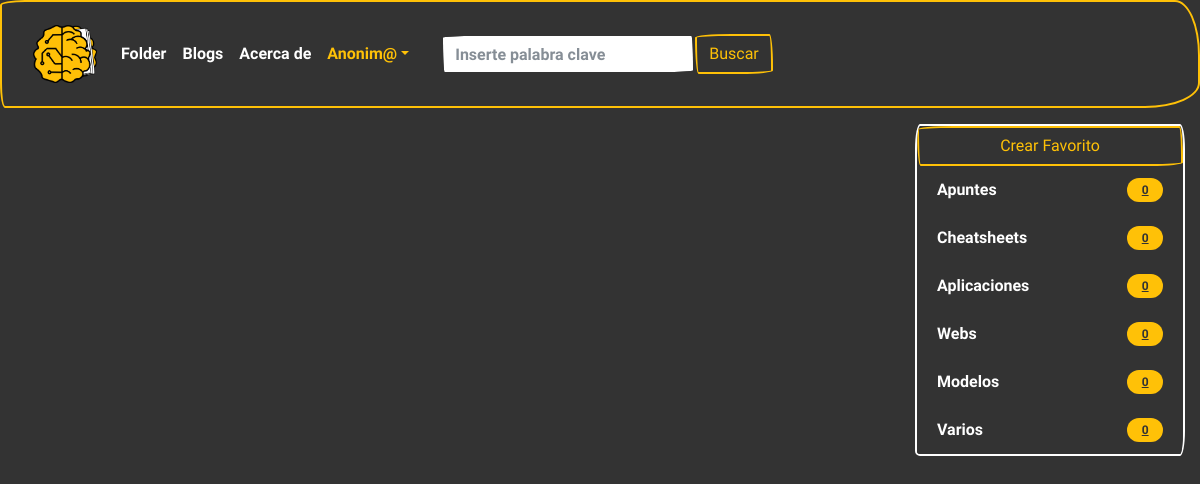
The app's page /, older data.
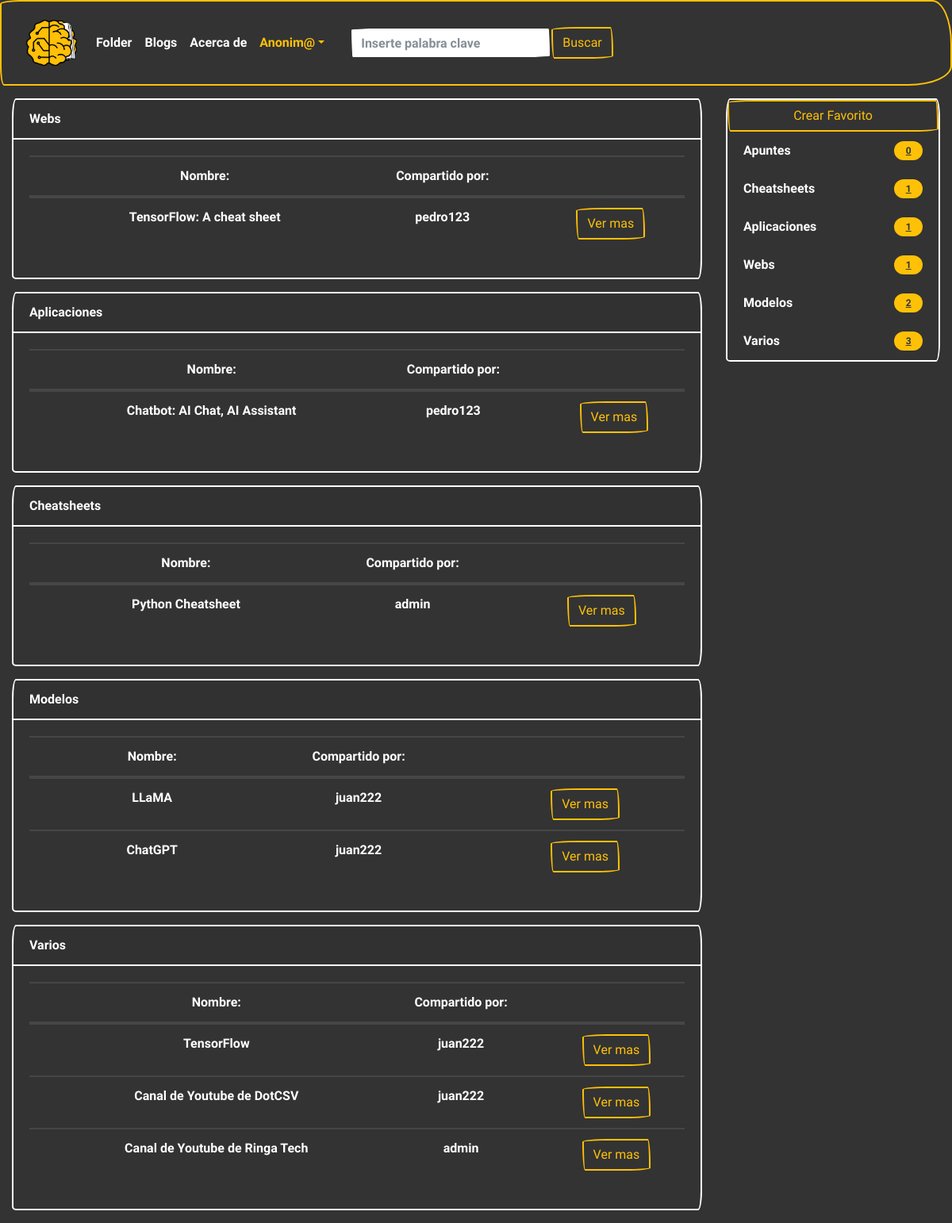
The same page, newer data.
### folder/models.py (models this page shows, shortened)
class Fav(models.Model):
    nombre = models.CharField(max_length=100)
    tipo = models.CharField(
        max_length=20,
        choices=OPCIONES_TIPOS,
        default='Aplicacion'
    )
    descripcion = models.TextField(max_length=1000, default="")
    claves = models.CharField(max_length=100)
    url = models.URLField(max_length=250)
    user = models.ForeignKey(User, on_delete=models.CASCADE)
    imagen = models.URLField(max_length=250, default="")

### folder/views.py (the view)
# urls.py: path('', views.explore, name='explore'),
def explore(request):
    favs = Fav.objects.all()
    cheatsheets = favs.filter(tipo__icontains="CheatSheet")
    cantidad_cheatsheets = cheatsheets.count()
    webs = favs.filter(tipo__icontains="Web")
    cantidad_webs = webs.count()
    aplicaciones = favs.filter(tipo__icontains="Aplicacion")
    cantidad_aplicaciones = aplicaciones.count()
    apuntes = favs.filter(tipo__icontains="Apunte")
    cantidad_apuntes = apuntes.count()
    modelos = favs.filter(tipo__icontains="Modelo")
    cantidad_modelos = modelos.count()
    varios = favs.filter(tipo__icontains="Varios")
    cantidad_varios = varios.count()
    return render(request, 'explore.html', {"cheatsheets": cheatsheets, 'cantidad_cheatsheets': cantidad_cheatsheets, 'webs': webs, 'cantidad_webs': cantidad_webs, 'aplicaciones': aplicaciones, 'cantidad_aplicaciones': cantidad_aplicaciones, 'apuntes': apuntes, 'cantidad_apuntes': cantidad_apuntes, 'modelos': modelos, 'cantidad_modelos': cantidad_modelos, 'varios': varios, 'cantidad_varios': cantidad_varios})

### templates/explore.html (shortened to what this page needs)
{% extends "base.html" %}
{% load static %}
{% block contenido %}
<div class="container-fluid" style="width: 100%">
    <div class="row">
        <div class="col-lg-9 col-sm-12">
            {% if webs %}
            <div class="card border-white bg-primary text-white mb-3 justify-content-center">
                <div class="card-header">Webs</div>
                <div class="card-body">
                    <table class="table  table-fluid  table-dark">
                        <thead>
                            <tr>
                                <th scope="col" class="text-center"></th>
                                <th scope="col" class="text-center">Nombre:</th>
                                <th scope="col" class="text-center">Compartido por:</th>
                                <th scope="col" class="text-center"></th>
                            </tr>
                        </thead>
                        <tbody>
                            {% for web in webs %}
                            <tr>
                                <td class="text-center">
                                </td>
                                <td class="text-center">{{web.nombre}}</td>
                                <td class="text-center">{{web.user}}</td>
                                <td class="text-center">
                                    <a class='btn btn-outline-warning' href="{%url 'detail_fav' web.id %}">Ver
                                        mas</a>
                                </td>
                            </tr>
                            {% endfor %}
                        </tbody>
                    </table>
                </div>
            </div>
            {% endif %}
            {% if aplicaciones %}
            <div class="card border-white bg-primary text-white mb-3  justify-content-center">
                <div class="card-header">Aplicaciones</div>
                <div class="card-body">
                    <table class="table  table-fluid table-dark">
                        <thead>
                            <tr>
                                <th scope="col" class="text-center"></th>
                                <th scope="col" class="text-center">Nombre:</th>
                                <th scope="col" class="text-center">Compartido por:</th>
                                <th scope="col" class="text-center"></th>
                            </tr>
                        </thead>
                        <tbody>
                            {% for aplicacion in aplicaciones %}
                            <tr>
                                <td class="text-center">
                                </td>
                                <td class="text-center">{{aplicacion.nombre}}</td>
                                <td class="text-center">{{aplicacion.user}}</td>
                                <td class="text-center">
                                    <a class='btn btn-outline-warning' href="{%url 'detail_fav' aplicacion.id %}">Ver
                                        mas</a>
                                </td>
                            </tr>
                            {% endfor %}
                        </tbody>
                    </table>
                </div>
            </div>
            {% endif %}
            {% if cheatsheets %}
            <div class="card border-white bg-primary text-white mb-3  justify-content-center">
                <div id='cheatsheets' class="card-header">Cheatsheets</div>
                <div class="card-body">
                    <table class="table  table-fluid table-dark">
                        <thead>
                            <tr>
                                <th scope="col" class="text-center"></th>
                                <th scope="col" class="text-center">Nombre:</th>
                                <th scope="col" class="text-center">Compartido por:</th>
                                <th scope="col" class="text-center"></th>
                            </tr>
                        </thead>
                        <tbody>
                            {% for cheatsheet in cheatsheets %}
                            <tr>
                                <td class="text-center">
                                </td>
                                <td class="text-center">{{cheatsheet.nombre}}</td>
                                <td class="text-center">{{cheatsheet.user}}</td>
                                <td class="text-center">
                                    <a class='btn btn-outline-warning' href="{%url 'detail_fav' cheatsheet.id %}">Ver
                                        mas</a>
                                </td>
                            </tr>
                            {% endfor %}
                        </tbody>
                    </table>
                </div>
            </div>
            {% endif %}
            {% if modelos %}
            <div class="card border-white bg-primary text-white mb-3 d-flex d-flex justify-content-center">
                <div id='modelos' class="card-header">Modelos</div>
                <div class="card-body">
                    <table class="table table-fluid table-dark">
                        <thead>
                            <tr>
                                <th scope="col" class="text-center"></th>
                                <th scope="col" class="text-center">Nombre:</th>
                                <th scope="col" class="text-center">Compartido por:</th>
                                <th scope="col" class="text-center"></th>
                            </tr>
                        </thead>
                        <tbody>
                            {% for modelo in modelos %}
                            <tr>
                                <td class="text-center">
                                </td>
                                <td class="text-center">{{modelo.nombre}}</td>
                                <td class="text-center">{{modelo.user}}</td>
                                <td class="text-center">
                                    <a class='btn btn-outline-warning' href="{%url 'detail_fav' modelo.id %}">Ver
                                        mas</a>
                                </td>
                            </tr>
                            {% endfor %}
                        </tbody>
                    </table>
                </div>
            </div>
            {% endif %}
            {% if varios %}
            <div class="card border-white bg-primary text-white mb-3  justify-content-center">
                <div id='varios' class="card-header">Varios</div>
                <div class="card-body">
                    <table class="table table-fluid table-dark">
                        <thead>
                            <tr>
                                <th scope="col" class="text-center"></th>
                                <th scope="col" class="text-center">Nombre:</th>
                                <th scope="col" class="text-center">Compartido por:</th>
                                <th scope="col" class="text-center"></th>
                            </tr>
                        </thead>
                        <tbody>
                            {% for item in varios %}
                            <tr>
                                <td class="text-center">
                                </td>
                                <td class="text-center">{{item.nombre}}</td>
                                <td class="text-center">{{item.user}}</td>
                                <td class="text-center">
                                    <a class='btn btn-outline-warning' href="{%url 'detail_fav' item.id %}">Ver
                                        mas</a>
                                </td>
                            </tr>
                            {% endfor %}
                        </tbody>
                    </table>
                </div>
            </div>
            {% endif %}
        </div>
        <div class="col-lg-3">
            <ul class="list-group card border-white bg-primary text-white mb-3 position-sticky" style="top: 2rem">
                <li>
                    <a class="btn btn-outline-warning w-100" href="{% url 'create_fav'%}"> Crear Favorito </a>
                </li>
                <a href="#apuntes">
                    <li
                        class="list-group-item d-flex justify-content-between align-items-center border-white bg-primary text-white">
                        Apuntes
                        <span class="badge bg-warning rounded-pill text-primary">{{cantidad_apuntes}}</span>
                    </li>
                </a>
                <a href="#cheatsheets">
                    <li
                        class="list-group-item d-flex justify-content-between align-items-center border-white bg-primary text-white">
                        Cheatsheets
                        <span class="badge bg-warning rounded-pill text-primary">{{cantidad_cheatsheets}}</span>
                    </li>
                </a>
                <a href="#aplicaciones">
                    <li
                        class="list-group-item d-flex justify-content-between align-items-center border-white bg-primary text-white">
                        Aplicaciones
                        <span class="badge bg-warning rounded-pill text-primary">{{cantidad_aplicaciones}}</span>
                    </li>
                </a>
                <a href="#webs">
                    <li
                        class="list-group-item d-flex justify-content-between align-items-center border-white bg-primary text-white">
                        Webs
                        <span class="badge bg-warning rounded-pill text-primary">{{cantidad_webs}}</span>
                    </li>
                </a>
                <a href="#modelos">
                    <li
                        class="list-group-item d-flex justify-content-between align-items-center border-white bg-primary text-white">
                        Modelos
                        <span class="badge bg-warning rounded-pill text-primary">{{cantidad_modelos}}</span>
                    </li>
                </a>
                <a href="#varios">
                    <li
                        class="list-group-item d-flex justify-content-between align-items-center border-white bg-primary text-white">
                        Varios
                        <span class="badge bg-warning rounded-pill text-primary">{{cantidad_varios}}</span>
                    </li>
                </a>
            </ul>
        </div>
    </div>
</div>
{% endblock contenido %}

Row changes from the older to the newer data that the page shows:
added Fav: nombre "TensorFlow: A cheat sheet", user "pedro123"
added Fav: nombre "Chatbot: AI Chat, AI Assistant", user "pedro123"
added Fav: nombre "Python Cheatsheet", user "admin"
added Fav: nombre "LLaMA", user "juan222"
added Fav: nombre "ChatGPT", user "juan222"
added Fav: nombre "TensorFlow", user "juan222"
added Fav: nombre "Canal de Youtube de DotCSV", user "juan222"
added Fav: nombre "Canal de Youtube de Ringa Tech", user "admin"
Text that changed along with them:
{{ cantidad_cheatsheets }}: "0" → "1"
{{ cantidad_aplicaciones }}: "0" → "1"
{{ cantidad_webs }}: "0" → "1"
{{ cantidad_modelos }}: "0" → "2"
{{ cantidad_varios }}: "0" → "3"
text now shown: "Webs Nombre: Compartido por: Aplicaciones Nombre: Compartido por: Cheatsheets Nombre: Compartido por: Modelos Nombre: Compartido por: Varios Nombre: Compartido por:"
